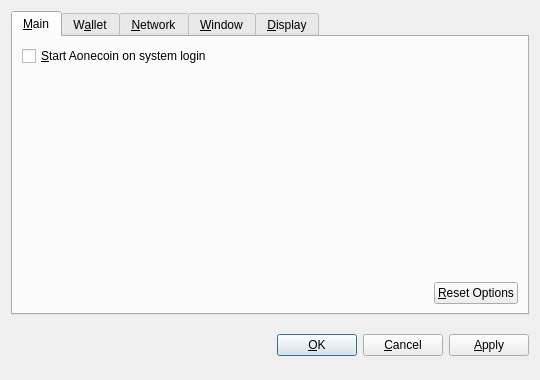
<?xml version="1.0" encoding="UTF-8"?>
<ui version="4.0">
 <class>OptionsDialog</class>
 <widget class="QDialog" name="OptionsDialog">
  <property name="geometry">
   <rect>
    <x>0</x>
    <y>0</y>
    <width>540</width>
    <height>380</height>
   </rect>
  </property>
  <property name="windowTitle">
   <string>Options</string>
  </property>
  <property name="modal">
   <bool>true</bool>
  </property>
  <layout class="QVBoxLayout" name="verticalLayout">
   <item>
    <widget class="QTabWidget" name="tabWidget">
     <property name="tabPosition">
      <enum>QTabWidget::North</enum>
     </property>
     <property name="currentIndex">
      <number>0</number>
     </property>
     <widget class="QWidget" name="tabMain">
      <attribute name="title">
       <string>&amp;Main</string>
      </attribute>
      <layout class="QVBoxLayout" name="verticalLayout_Main">
       <item>
        <widget class="QCheckBox" name="bitcoinAtStartup">
         <property name="toolTip">
          <string>Automatically start Aonecoin after logging in to the system.</string>
         </property>
         <property name="text">
          <string>&amp;Start Aonecoin on system login</string>
         </property>
        </widget>
       </item>
       <item>
        <spacer name="verticalSpacer_Main">
         <property name="orientation">
          <enum>Qt::Vertical</enum>
         </property>
         <property name="sizeHint" stdset="0">
          <size>
           <width>20</width>
           <height>40</height>
          </size>
         </property>
        </spacer>
       </item>
       <item>
        <layout class="QHBoxLayout" name="horizontalLayout_2_Main">
         <item>
          <spacer name="horizontalSpacer_2_Main">
           <property name="orientation">
            <enum>Qt::Horizontal</enum>
           </property>
           <property name="sizeHint" stdset="0">
            <size>
             <width>40</width>
             <height>20</height>
            </size>
           </property>
          </spacer>
         </item>
         <item>
          <widget class="QPushButton" name="resetButton">
           <property name="toolTip">
            <string>Reset all client options to default.</string>
           </property>
           <property name="text">
            <string>&amp;Reset Options</string>
           </property>
           <property name="autoDefault">
            <bool>false</bool>
           </property>
          </widget>
         </item>
        </layout>
       </item>
      </layout>
     </widget>
     <widget class="QWidget" name="tabWallet">
      <attribute name="title">
       <string>W&amp;allet</string>
      </attribute>
      <layout class="QVBoxLayout" name="verticalLayout_Network">
       <item>
        <widget class="QLabel" name="transactionFeeInfoLabel">
         <property name="text">
          <string>Optional transaction fee per kB that helps make sure your transactions are processed quickly. Most transactions are 1 kB.</string>
         </property>
         <property name="textFormat">
          <enum>Qt::PlainText</enum>
         </property>
         <property name="wordWrap">
          <bool>true</bool>
         </property>
        </widget>
       </item>
       <item>
        <layout class="QHBoxLayout" name="horizontalLayout_1_Main">
         <item>
          <widget class="QLabel" name="transactionFeeLabel">
           <property name="text">
            <string>Pay transaction &amp;fee</string>
           </property>
           <property name="textFormat">
            <enum>Qt::PlainText</enum>
           </property>
           <property name="buddy">
            <cstring>transactionFee</cstring>
           </property>
          </widget>
         </item>
         <item>
          <widget class="BitcoinAmountField" name="transactionFee"/>
         </item>
         <item>
          <spacer name="horizontalSpacer_1_Main">
           <property name="orientation">
            <enum>Qt::Horizontal</enum>
           </property>
           <property name="sizeHint" stdset="0">
            <size>
             <width>40</width>
             <height>20</height>
            </size>
           </property>
          </spacer>
         </item>
        </layout>
       </item>
       <item>
        <widget class="QLabel" name="label">
         <property name="text">
          <string>If you disable the spending of unconfirmed change, the change from a transaction cannot be used until that transaction has at least one confirmation. This also affects how your balance is computed.</string>
         </property>
         <property name="wordWrap">
          <bool>true</bool>
         </property>
        </widget>
       </item>
       <item>
        <widget class="QCheckBox" name="spendZeroConfChange">
         <property name="text">
          <string>Spend unconfirmed change  (experts only)</string>
         </property>
        </widget>
       </item>
       <item>
        <spacer name="verticalSpacer">
         <property name="orientation">
          <enum>Qt::Vertical</enum>
         </property>
         <property name="sizeHint" stdset="0">
          <size>
           <width>20</width>
           <height>40</height>
          </size>
         </property>
        </spacer>
       </item>
      </layout>
     </widget>
     <widget class="QWidget" name="tabNetwork">
      <attribute name="title">
       <string>&amp;Network</string>
      </attribute>
      <layout class="QVBoxLayout" name="verticalLayout_Network">
       <item>
        <widget class="QCheckBox" name="mapPortUpnp">
         <property name="toolTip">
          <string>Automatically open the Aonecoin client port on the router. This only works when your router supports UPnP and it is enabled.</string>
         </property>
         <property name="text">
          <string>Map port using &amp;UPnP</string>
         </property>
        </widget>
       </item>
       <item>
        <widget class="QCheckBox" name="connectSocks">
         <property name="toolTip">
          <string>Connect to the Aonecoin network through a SOCKS proxy (e.g. when connecting through Tor).</string>
         </property>
         <property name="text">
          <string>&amp;Connect through SOCKS proxy:</string>
         </property>
        </widget>
       </item>
       <item>
        <layout class="QHBoxLayout" name="horizontalLayout_Network">
         <item>
          <widget class="QLabel" name="proxyIpLabel">
           <property name="text">
            <string>Proxy &amp;IP:</string>
           </property>
           <property name="textFormat">
            <enum>Qt::PlainText</enum>
           </property>
           <property name="buddy">
            <cstring>proxyIp</cstring>
           </property>
          </widget>
         </item>
         <item>
          <widget class="QValidatedLineEdit" name="proxyIp">
           <property name="maximumSize">
            <size>
             <width>140</width>
             <height>16777215</height>
            </size>
           </property>
           <property name="toolTip">
            <string>IP address of the proxy (e.g. 127.0.0.1)</string>
           </property>
          </widget>
         </item>
         <item>
          <widget class="QLabel" name="proxyPortLabel">
           <property name="text">
            <string>&amp;Port:</string>
           </property>
           <property name="textFormat">
            <enum>Qt::PlainText</enum>
           </property>
           <property name="buddy">
            <cstring>proxyPort</cstring>
           </property>
          </widget>
         </item>
         <item>
          <widget class="QLineEdit" name="proxyPort">
           <property name="maximumSize">
            <size>
             <width>55</width>
             <height>16777215</height>
            </size>
           </property>
           <property name="toolTip">
            <string>Port of the proxy (e.g. 9050)</string>
           </property>
          </widget>
         </item>
         <item>
          <widget class="QLabel" name="socksVersionLabel">
           <property name="text">
            <string>SOCKS &amp;Version:</string>
           </property>
           <property name="textFormat">
            <enum>Qt::PlainText</enum>
           </property>
           <property name="buddy">
            <cstring>socksVersion</cstring>
           </property>
          </widget>
         </item>
         <item>
          <widget class="QValueComboBox" name="socksVersion">
           <property name="toolTip">
            <string>SOCKS version of the proxy (e.g. 5)</string>
           </property>
          </widget>
         </item>
         <item>
          <spacer name="horizontalSpacer_Network">
           <property name="orientation">
            <enum>Qt::Horizontal</enum>
           </property>
           <property name="sizeHint" stdset="0">
            <size>
             <width>40</width>
             <height>20</height>
            </size>
           </property>
          </spacer>
         </item>
        </layout>
       </item>
       <item>
        <spacer name="verticalSpacer_Network">
         <property name="orientation">
          <enum>Qt::Vertical</enum>
         </property>
         <property name="sizeHint" stdset="0">
          <size>
           <width>20</width>
           <height>40</height>
          </size>
         </property>
        </spacer>
       </item>
      </layout>
     </widget>
     <widget class="QWidget" name="tabWindow">
      <attribute name="title">
       <string>&amp;Window</string>
      </attribute>
      <layout class="QVBoxLayout" name="verticalLayout_Window">
       <item>
        <widget class="QCheckBox" name="minimizeToTray">
         <property name="toolTip">
          <string>Show only a tray icon after minimizing the window.</string>
         </property>
         <property name="text">
          <string>&amp;Minimize to the tray instead of the taskbar</string>
         </property>
        </widget>
       </item>
       <item>
        <widget class="QCheckBox" name="minimizeOnClose">
         <property name="toolTip">
          <string>Minimize instead of exit the application when the window is closed. When this option is enabled, the application will be closed only after selecting Quit in the menu.</string>
         </property>
         <property name="text">
          <string>M&amp;inimize on close</string>
         </property>
        </widget>
       </item>
       <item>
        <spacer name="verticalSpacer_Window">
         <property name="orientation">
          <enum>Qt::Vertical</enum>
         </property>
         <property name="sizeHint" stdset="0">
          <size>
           <width>20</width>
           <height>40</height>
          </size>
         </property>
        </spacer>
       </item>
      </layout>
     </widget>
     <widget class="QWidget" name="tabDisplay">
      <attribute name="title">
       <string>&amp;Display</string>
      </attribute>
      <layout class="QVBoxLayout" name="verticalLayout_Display">
       <item>
        <layout class="QHBoxLayout" name="horizontalLayout_1_Display">
         <item>
          <widget class="QLabel" name="langLabel">
           <property name="text">
            <string>User Interface &amp;language:</string>
           </property>
           <property name="textFormat">
            <enum>Qt::PlainText</enum>
           </property>
           <property name="buddy">
            <cstring>lang</cstring>
           </property>
          </widget>
         </item>
         <item>
          <widget class="QValueComboBox" name="lang">
           <property name="toolTip">
            <string>The user interface language can be set here. This setting will take effect after restarting Aonecoin.</string>
           </property>
          </widget>
         </item>
        </layout>
       </item>
       <item>
        <layout class="QHBoxLayout" name="horizontalLayout_2_Display">
         <item>
          <widget class="QLabel" name="unitLabel">
           <property name="text">
            <string>&amp;Unit to show amounts in:</string>
           </property>
           <property name="textFormat">
            <enum>Qt::PlainText</enum>
           </property>
           <property name="buddy">
            <cstring>unit</cstring>
           </property>
          </widget>
         </item>
         <item>
          <widget class="QValueComboBox" name="unit">
           <property name="toolTip">
            <string>Choose the default subdivision unit to show in the interface and when sending coins.</string>
           </property>
          </widget>
         </item>
        </layout>
       </item>
       <item>
        <widget class="QCheckBox" name="displayAddresses">
         <property name="toolTip">
          <string>Whether to show Aonecoin addresses in the transaction list or not.</string>
         </property>
         <property name="text">
          <string>&amp;Display addresses in transaction list</string>
         </property>
        </widget>
       </item>
       <item>
        <widget class="QCheckBox" name="coinControlFeatures">
         <property name="toolTip">
          <string>Whether to show coin control features or not.</string>
         </property>
         <property name="text">
          <string>Display coin &amp;control features (experts only!)</string>
         </property>
        </widget>
       </item>
       <item>
        <spacer name="verticalSpacer_Display">
         <property name="orientation">
          <enum>Qt::Vertical</enum>
         </property>
         <property name="sizeHint" stdset="0">
          <size>
           <width>20</width>
           <height>40</height>
          </size>
         </property>
        </spacer>
       </item>
      </layout>
     </widget>
    </widget>
   </item>
   <item>
    <layout class="QHBoxLayout" name="horizontalLayout_Buttons">
     <item>
      <spacer name="horizontalSpacer_1">
       <property name="orientation">
        <enum>Qt::Horizontal</enum>
       </property>
       <property name="sizeHint" stdset="0">
        <size>
         <width>40</width>
         <height>48</height>
        </size>
       </property>
      </spacer>
     </item>
     <item>
      <widget class="QLabel" name="statusLabel">
       <property name="font">
        <font>
         <weight>75</weight>
         <bold>true</bold>
        </font>
       </property>
       <property name="text">
        <string/>
       </property>
       <property name="textFormat">
        <enum>Qt::PlainText</enum>
       </property>
       <property name="wordWrap">
        <bool>true</bool>
       </property>
      </widget>
     </item>
     <item>
      <spacer name="horizontalSpacer_2">
       <property name="orientation">
        <enum>Qt::Horizontal</enum>
       </property>
       <property name="sizeHint" stdset="0">
        <size>
         <width>40</width>
         <height>48</height>
        </size>
       </property>
      </spacer>
     </item>
     <item>
      <widget class="QPushButton" name="okButton">
       <property name="text">
        <string>&amp;OK</string>
       </property>
      </widget>
     </item>
     <item>
      <widget class="QPushButton" name="cancelButton">
       <property name="text">
        <string>&amp;Cancel</string>
       </property>
       <property name="autoDefault">
        <bool>false</bool>
       </property>
      </widget>
     </item>
     <item>
      <widget class="QPushButton" name="applyButton">
       <property name="text">
        <string>&amp;Apply</string>
       </property>
       <property name="autoDefault">
        <bool>false</bool>
       </property>
      </widget>
     </item>
    </layout>
   </item>
  </layout>
 </widget>
 <customwidgets>
  <customwidget>
   <class>BitcoinAmountField</class>
   <extends>QSpinBox</extends>
   <header>bitcoinamountfield.h</header>
  </customwidget>
  <customwidget>
   <class>QValueComboBox</class>
   <extends>QComboBox</extends>
   <header>qvaluecombobox.h</header>
  </customwidget>
  <customwidget>
   <class>QValidatedLineEdit</class>
   <extends>QLineEdit</extends>
   <header>qvalidatedlineedit.h</header>
  </customwidget>
 </customwidgets>
 <resources/>
 <connections/>
</ui>
